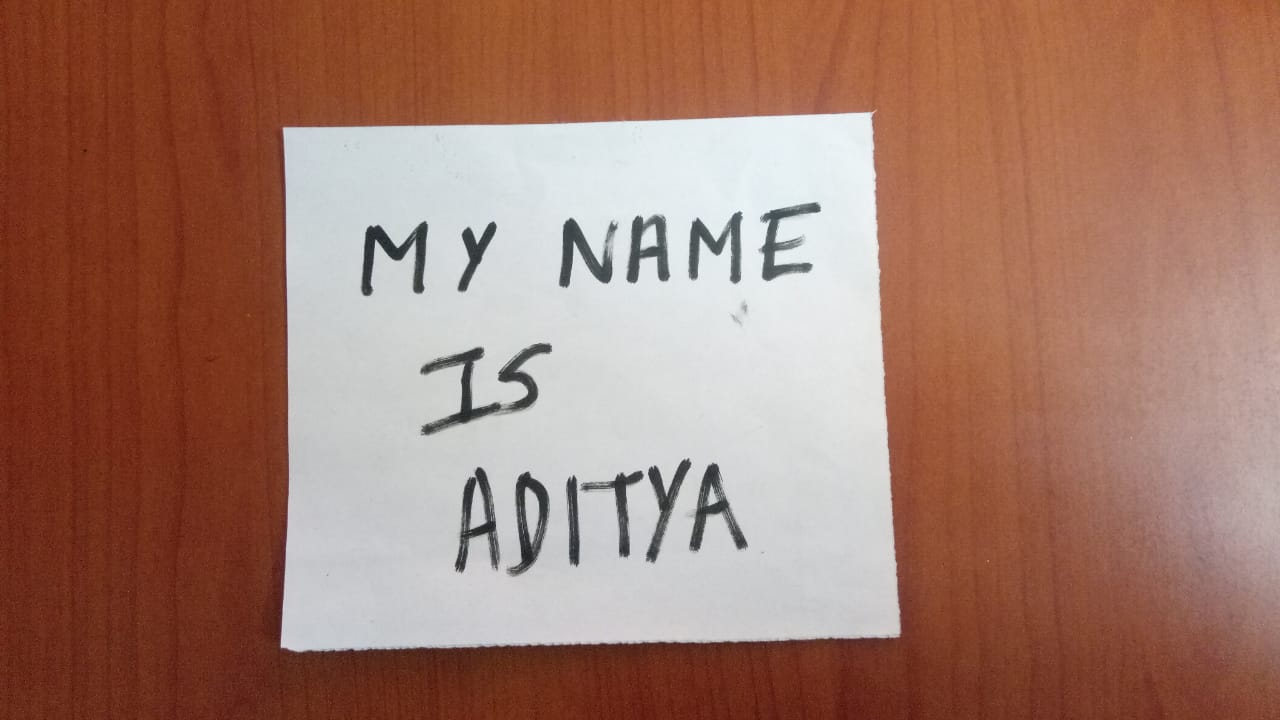
#> input picture parcial_3/lab_10/examen_3/program/test_img.JPG, 1280 x 720 px
$ python component_connect_labeling.py test_img.JPG
#> lines starting #> are read from the running program, lines starting #| are printed output that depends on the picture; after the words box and inside, x2 and y2 are one past the last pixel; in counts of white or black regions, pixels touching at a corner belong together
#> in main, img is the input picture: PIL image 1280x720 RGB; mean R, G, B 162.5, 122.9, 108.3
import Image, ImageOps
import sys
import random
import numpy


def colourize(img):
    height, width = img.shape

    colors = []
    colors.append([])
    colors.append([])
    color = 1
    # Displaying distinct components with distinct colors
    coloured_img = Image.new("RGB", (width, height))
    coloured_data = coloured_img.load()

    for i in range(len(img)):
        for j in range(len(img[0])):
            if img[i][j] > 0:
                if img[i][j] not in colors[0]:
                    colors[0].append(img[i][j])
                    colors[1].append((random.randint(0, 255), random.randint(0, 255), random.randint(0, 255)))

                ind = colors[0].index(img[i][j])
                coloured_data[j, i] = colors[1][ind]

    return coloured_img


def binarize(img_array, threshold=130):
#> called with threshold = 130
    for i in range(len(img_array)):
        for j in range(len(img_array[0])):
            if img_array[i][j] > threshold:
                img_array[i][j] = 0
            else:
                img_array[i][j] = 1
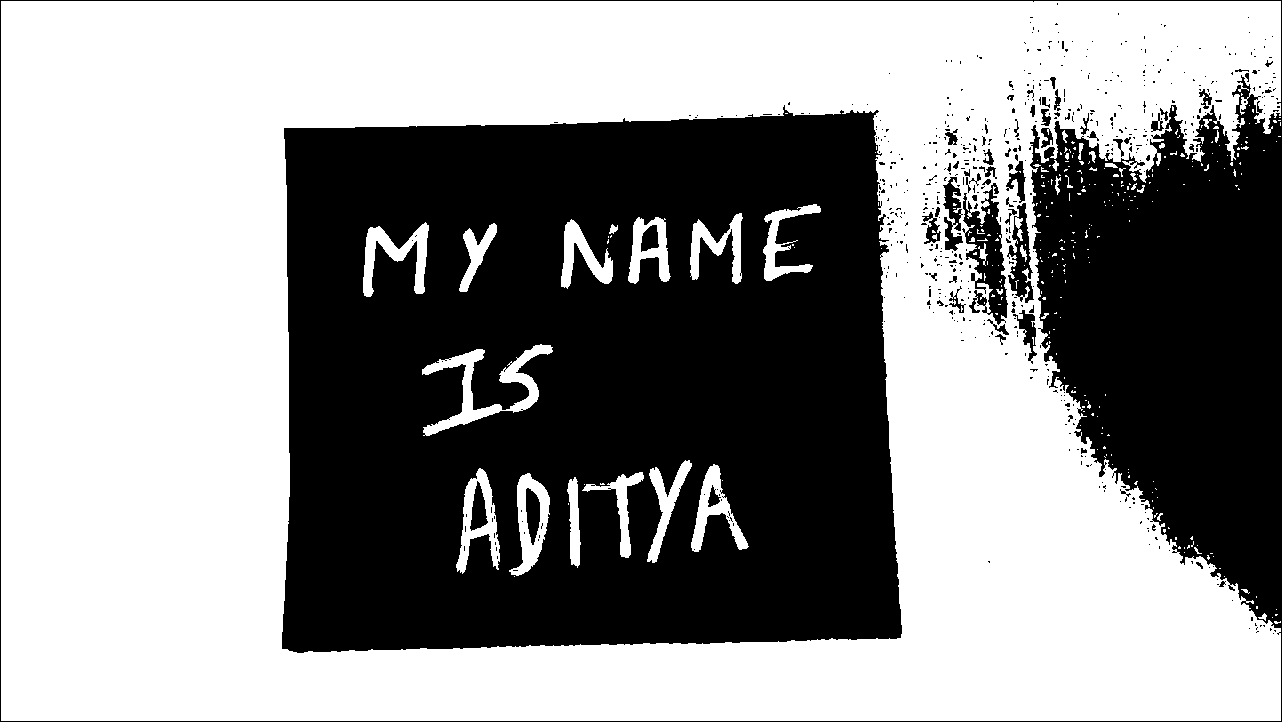
#> img_array: shape (722, 1282); values 0 (black) and 1 (white), 57% white; 574 black regions (515 under 20 px), largest, box (x1, y1, x2, y2) and area: (282, 105, 902, 653) 292005, (0, 0, 1282, 722) 93721, (962, 183, 1008, 325) 3019
    return img_array


def ccl4(img_array):
    ##### first pass #####
    print("starting first pass")
    curr_label = 1;
    img_array = numpy.array(img_array)
    labels = numpy.array(img_array)

    # storing label conversions
    label_conv = []
    label_conv.append([])
    label_conv.append([])

    count = 0
    for i in range(1, len(img_array)):
        for j in range(1, len(img_array[0])):

            if img_array[i][j] > 0:
                label_x = labels[i][j - 1]
                label_y = labels[i - 1][j]

                if label_x > 0:
                    # both x and y have a label
                    if label_y > 0:

                        if not label_x == label_y:
                            labels[i][j] = min(label_x, label_y)
                            if max(label_x, label_y) not in label_conv[0]:
                                label_conv[0].append(max(label_x, label_y))
                                label_conv[1].append(min(label_x, label_y))
                            elif max(label_x, label_y) in label_conv[0]:
                                ind = label_conv[0].index(max(label_x, label_y))
                                if label_conv[1][ind] > min(label_x, label_y):
                                    l = label_conv[1][ind]
                                    label_conv[1][ind] = min(label_x, label_y)
                                    while l in label_conv[0] and count < 100:
                                        count += 1
                                        ind = label_conv[0].index(l)
                                        l = label_conv[1][ind]
                                        label_conv[1][ind] = min(label_x, label_y)

                                    label_conv[0].append(l)
                                    label_conv[1].append(min(label_x, label_y))

                        else:
                            labels[i][j] = label_y
                    # only x has a label
                    else:
                        labels[i][j] = label_x

                # only y has a label
                elif label_y > 0:
                    labels[i][j] = label_y

                # neither x nor y has a label
                else:
                    labels[i][j] = curr_label
                    curr_label += 1
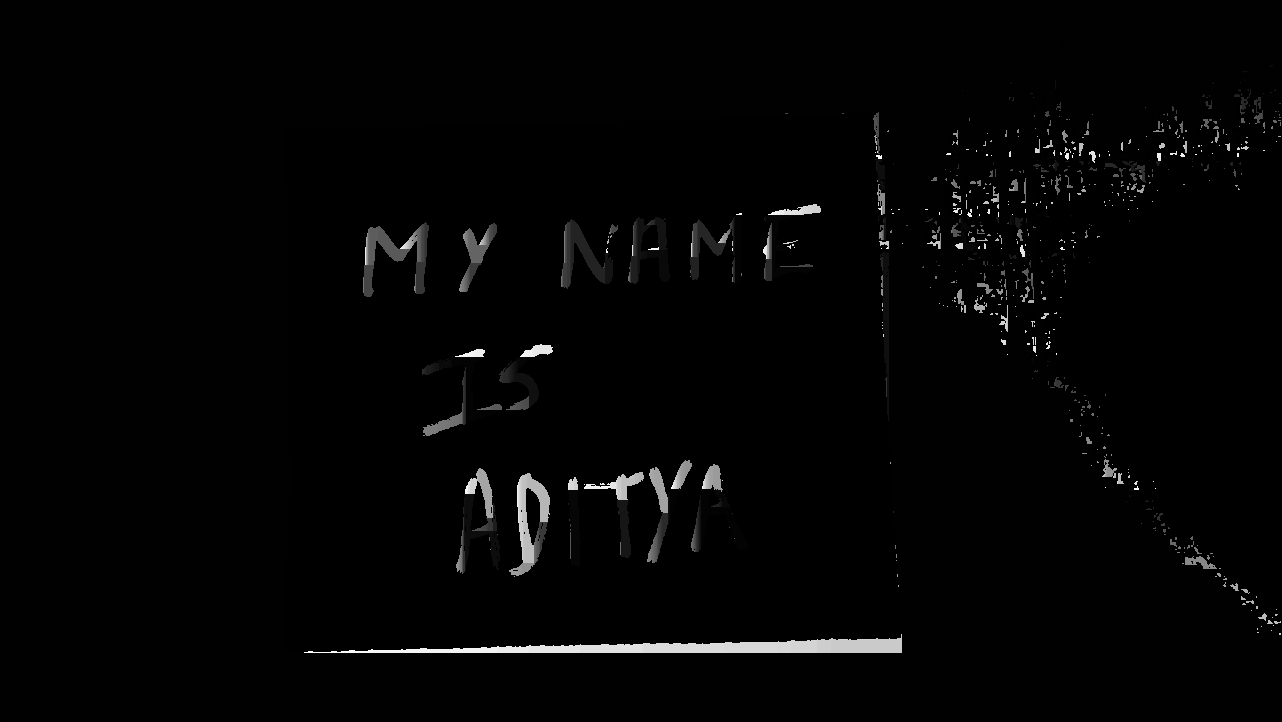
#> labels: shape (722, 1282); 3.52% of pixels changed, all inside (x1, y1, x2, y2) = (304, 1, 1281, 653)
#> after the loop, count = 100; curr_label = 1535; l = 4; label_conv = 2 items

                    ##### second pass #####
    print("starting second pass")
    count = 1
    for idx, val in enumerate(label_conv[0]):

        if label_conv[1][idx] in label_conv[0] and count < 100:
            count += 1
            ind = label_conv[0].index(label_conv[1][idx])
            label_conv[1][idx] = label_conv[1][ind]
#> this loop made 452 passes
#> (val, ind) on passes 1 to 12: (2, 8), (3, 8), (4, 8), (5, 8), (6, 8), (7, 8), (8, 8), (9, 8), (1, 8), (10, 8), (11, 8), (12, 8)
#> ind on passes 61 to 66: 8, 8, 8, 8, 2, 8
#> after the loop, count = 100

    for i in range(1, len(labels)):
        for j in range(1, len(labels[0])):

            if labels[i][j] in label_conv[0]:
                ind = label_conv[0].index(labels[i][j])
                labels[i][j] = label_conv[1][ind]
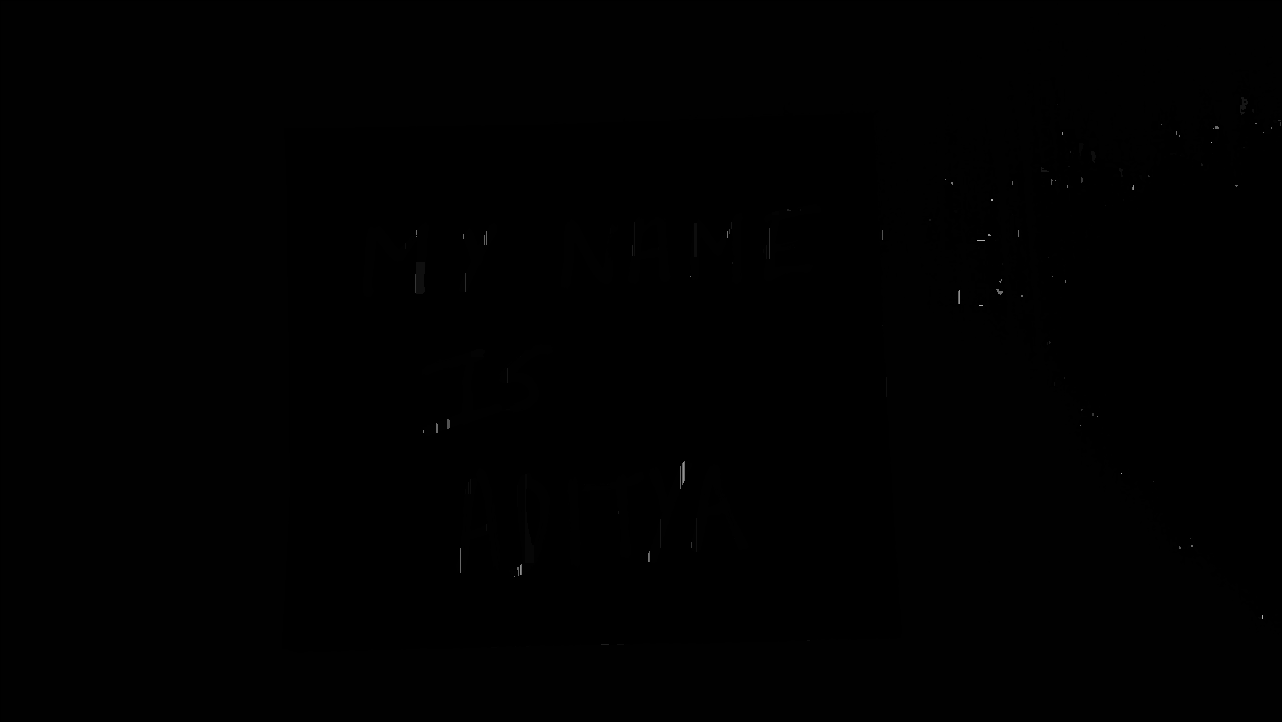
#> labels: shape (722, 1282); 3.52% of pixels changed, all inside (x1, y1, x2, y2) = (304, 1, 1281, 653)

    return labels


def main():
    numpy.set_printoptions(threshold=numpy.nan)
    # Open the image
    img = Image.open(sys.argv[1])

    # Threshold the image
    img = img.convert('L')
    img = ImageOps.expand(img, border=1, fill='white')
    img = numpy.array(img)
    img = binarize(img)

    """
    img = [ [0,0,0,0,0,0,0,0,0,0],
            [0,1,1,0,1,1,1,0,1,0],
            [0,1,1,0,1,0,1,0,1,0],
            [0,1,1,1,1,0,0,0,1,0],
            [0,0,0,0,0,0,0,0,1,0],
            [0,1,1,1,1,0,1,0,1,0],
            [0,0,0,0,1,0,1,0,1,0],
            [0,1,1,1,1,0,0,0,1,0],
            [0,1,1,1,1,0,1,1,1,0],
            [0,0,0,0,0,0,0,0,0,0]]
    """

    img = ccl4(img)

    # Colour the image using labels
    coloured_img = colourize(img)
#> in colourize, `coloured_img = Image.new("RGB", (width, height))`: coloured_img: PIL image 1282x722 RGB; every value is 0
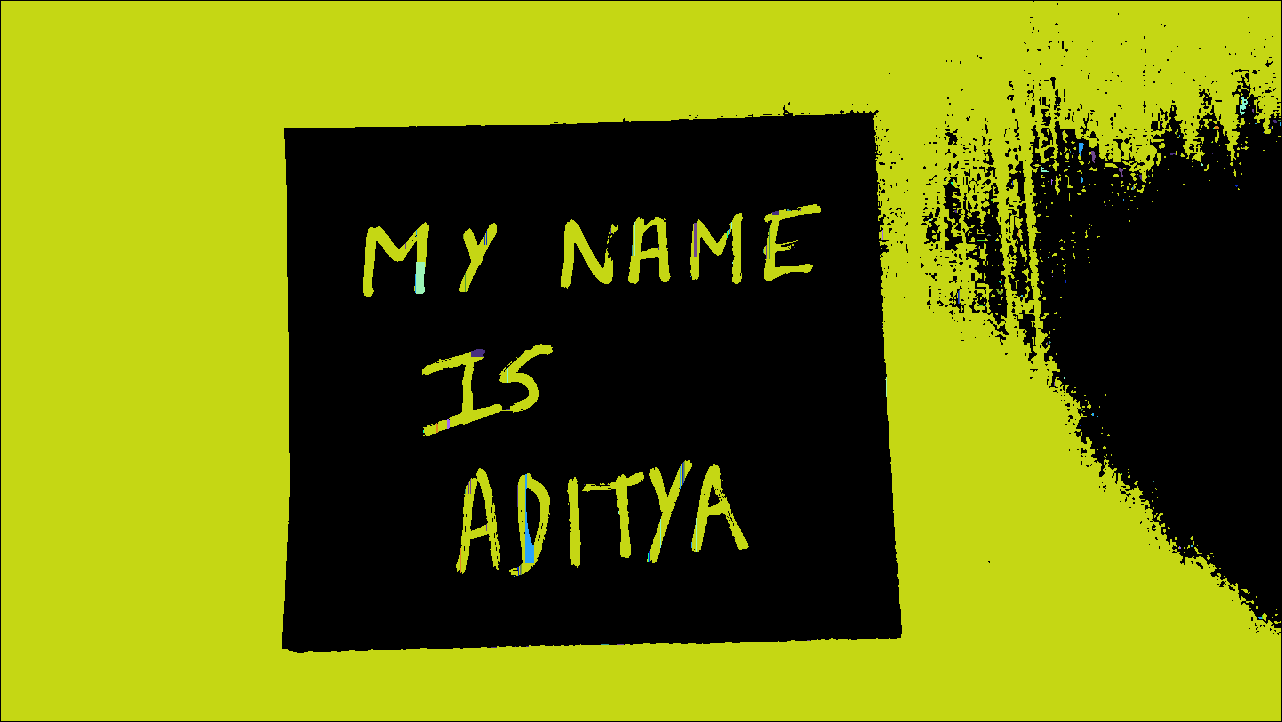
#> coloured_img: PIL image 1282x722 RGB; mean R, G, B 112.1, 122.5, 11.7

    # Show the coloured image
    coloured_img.show()


if __name__ == "__main__": main()
